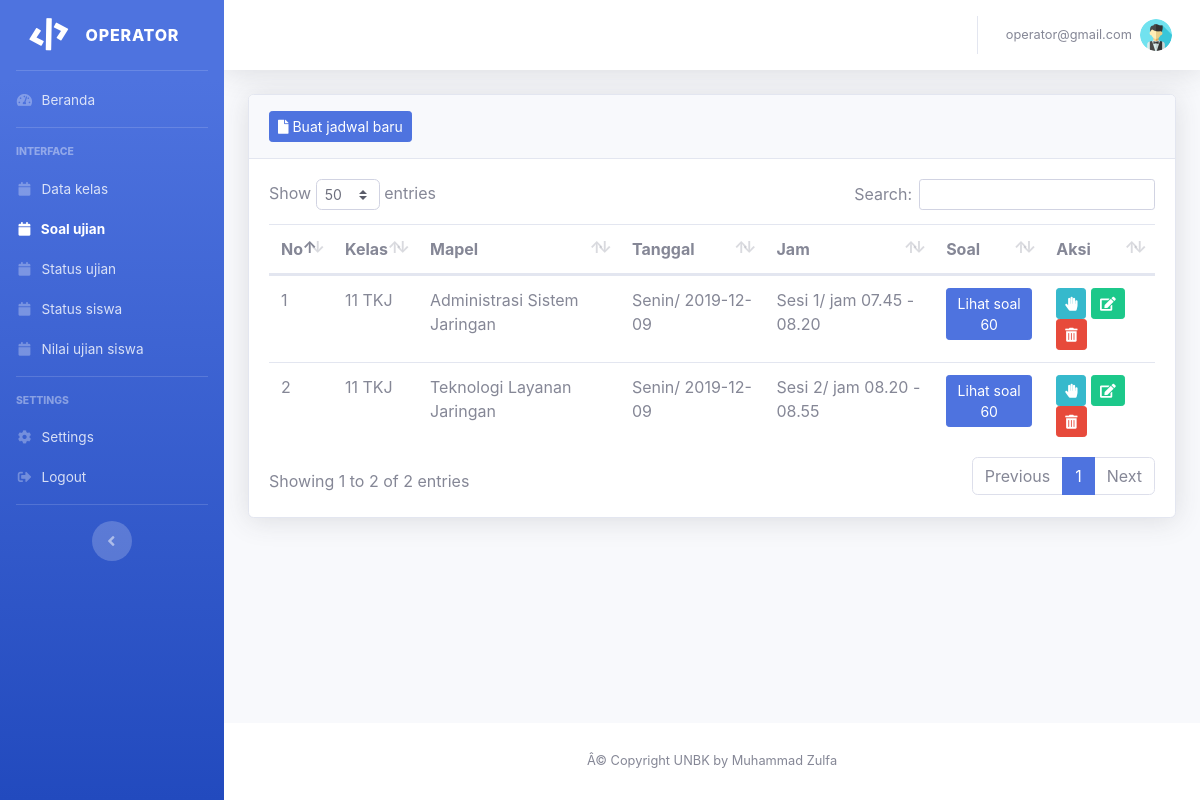
The page /operator/m?page=soal-ujian-pilih-jadwal (signed in) on the database its author committed.
### tables this page shows
CREATE TABLE `tb_operator` (
  `id` int(11) NOT NULL,
  `nama` varchar(100) NOT NULL,
  `email` varchar(100) NOT NULL,
  `password` varchar(100) NOT NULL
);

CREATE TABLE `tb_jadwal` (
  `id` int(11) NOT NULL,
  `kelas` varchar(50) NOT NULL,
  `mapel` varchar(100) NOT NULL,
  `jmlh_soal` int(11) NOT NULL,
  `jam` varchar(50) NOT NULL,
  `tanggal_ujian` varchar(50) NOT NULL,
  `waktu_mengerjakan` int(11) NOT NULL,
  `nilai_kkm` varchar(11) NOT NULL,
  `bobot_nilai` varchar(11) NOT NULL,
  `status` varchar(21) NOT NULL,
  `acak_soal` varchar(10) NOT NULL,
  `token` varchar(100) NOT NULL
);

CREATE TABLE `tb_settings` (
  `id` int(11) NOT NULL,
  `selesai_redirect` varchar(100) NOT NULL,
  `warna_topbar` varchar(100) NOT NULL,
  `warna_sidebar` varchar(50) NOT NULL,
  `nomor_hover` varchar(100) NOT NULL,
  `text_footer` varchar(256) NOT NULL,
  `card` varchar(50) NOT NULL
);

### operator/soal-ujian-pilih-jadwal.php (the view)
<div class="container-fluid">
  <div class="card shadow mb-4">
    <div class="card-header py-3">
      <div class="m-0">
        <a href="m?page=buat-jadwal" class="btn btn-primary btn-sm"><i class="fa fa-file"></i> Buat jadwal baru</a>
      </div>
    </div>
    <div class="card-body">
      <div class="table-responsive">
        <table class="table table-hover" id="dataTable" width="100%" cellspacing="0">
          <thead>
            <tr>
              <th>No</th>
              <th>Kelas</th>
              <th>Mapel</th>
              <th>Tanggal</th>
              <th>Jam</th>
              <th>Soal</th>
              <th>Aksi</th>
            </tr>
          </thead>
          <tbody>
            <?php
            $ambil = $koneksi->query("SELECT * FROM tb_jadwal");
            $nomor = 1;
            foreach($ambil as $jadwal):
              $ambil = $koneksi->query("SELECT * FROM tb_soal WHERE id_jadwal = '$jadwal[id]'");
              $jumlah_soal = mysqli_num_rows($ambil)
            ?>
            <tr>
              <td><?= $nomor++ ?></td>
              <td><?= $jadwal['kelas'] ?></td>
              <td><?= $jadwal['mapel'] ?></td>
              <td><?= $jadwal['tanggal_ujian'] ?></td>
              <td><?= $jadwal['jam'] ?></td>
              <td>
                <a href="m?page=soal&token=<?= $jadwal['token'] ?>" class="btn btn-primary btn-sm">Lihat soal <?= $jumlah_soal ?></a>
              </td>
              <td>
                <a href="m?page=detjad&token=<?= $jadwal['token'] ?>" class="btn btn-info btn-sm"><i class="fa fa-hand-paper"></i></a>
                <a href="m?page=edit-jadwal&token=<?= $jadwal['token'] ?>" class="btn btn-success btn-sm"><i class="fa fa-edit"></i></a>
                <a onclick="return confirm('Anda ingin menghapus jadwal dan soal')" href="hapus/hapus-jadwal?token=<?= $jadwal['token'] ?>" class="btn btn-danger btn-sm"><i class="fa fa-trash-alt"></i></a>
              </td>
            </tr>
            <?php endforeach ?>
          </tbody>
        </table>
      </div>
    </div>
  </div>
</div>

### operator/template/topbar.php (shortened to what this page needs)
<?php
$ambil = $koneksi->query("SELECT * FROM tb_operator WHERE id = '$_SESSION[operator]'");
$operator = $ambil->fetch_assoc();
?>
    <div id="content-wrapper" class="d-flex flex-column">
      <div id="content">
        <nav class="navbar navbar-expand navbar-light bg-white topbar mb-4 static-top shadow">
          <ul class="navbar-nav ml-auto">
            <li class="nav-item dropdown no-arrow">
              <a class="nav-link dropdown-toggle" href="#" id="userDropdown" role="button" data-toggle="dropdown" aria-haspopup="true" aria-expanded="false">
                <span class="mr-2 d-none d-lg-inline text-gray-600 small"><?= $operator['email'] ?></span>
                <img class="img-profile rounded-circle" src="vendor/operator@gmail.com.png">
              </a>
            </li>
          </ul>
        </nav>

### operator/template/footer.php (shortened to what this page needs)
      </div>
      <?php
      $ambil = $koneksi->query("SELECT * FROM tb_settings");
      $settings = $ambil->fetch_assoc();
      ?>
      <footer class="sticky-footer bg-white">
        <div class="container my-auto">
          <div class="copyright text-center my-auto">
            <?= $settings['text_footer'] ?>
          </div>
        </div>
      </footer>
    </div>
  </div>
</body>
</html>

### rows shown on the page
tb_operator: email "operator@gmail.com"
tb_jadwal: kelas "11 TKJ", mapel "Administrasi Sistem Jaringan", tanggal_ujian "Senin/ 2019-12-09", jam "Sesi 1/ jam 07.45 - 08.20", jumlah_soal "60"
tb_jadwal: kelas "11 TKJ", mapel "Teknologi Layanan Jaringan", tanggal_ujian "Senin/ 2019-12-09", jam "Sesi 2/ jam 08.20 - 08.55", jumlah_soal "60"
tb_settings: text_footer "Â© Copyright UNBK by Muhammad Zulfa"
